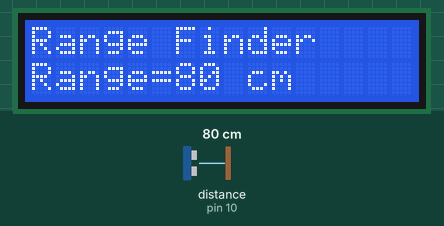
This sketch was run on a simulated Arduino Uno, built with avr-gcc and run on an emulated ATmega328P. Shown: 16×2 character LCD. Wiring (inferred from the names in the program): ultrasonic range finder: trigger pin 11; echo pin 10. The inputs (shaded band) are chosen by the test bench; at power-on: distance to the obstacle (sensor on pin 10) 80 cm. The echo pulse lasts 58.3 µs per cm.

Above: at 2.2 s.
2.3 s: distance to the obstacle (sensor on pin 10) set to 2 cm
At 5.3 s:
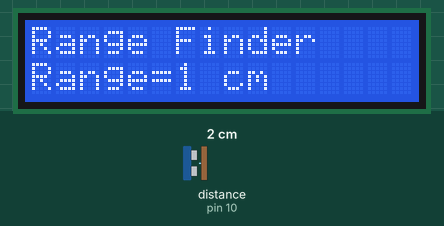
5.6 s: distance to the obstacle (sensor on pin 10) set to 4 cm
At 8.3 s:
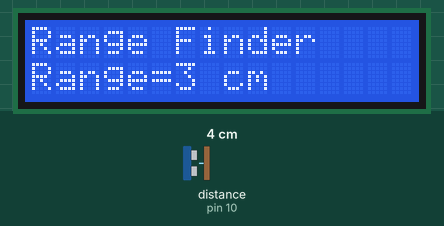
8.6 s: distance to the obstacle (sensor on pin 10) set to 9 cm
At 11.3 s:
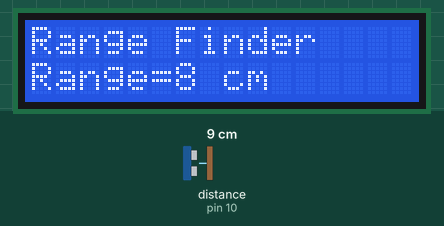
Timing chart, 0 to 12.8 s (numbered marks = the images above; inputs shaded):
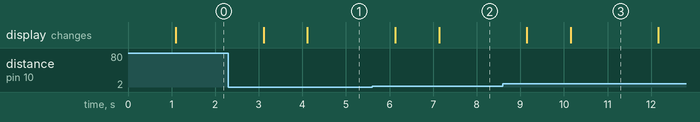

Measured:
- after the input at 2.3 s, the display: first changes after 0.81 s (image 1 shows a later state)
- after the input at 5.6 s, the display: first changes after 0.53 s (image 2 shows a later state)
- after the input at 8.6 s, the display: first changes after 0.55 s (image 3 shows a later state)

The sketch:

Ultrasonic_Range_Finder.ino
```cpp
// Code Ultrasonic Range Finder
#define ECHOPIN 10
#define TRIGPIN 11
#include <Wire.h>
#include <LiquidCrystal_I2C.h>
LiquidCrystal_I2C lcd(0x27, 16, 2);

void setup(){
  lcd.begin();
  lcd.backlight();
  lcd.print("Range Finder");
  lcd.setCursor(0, 1);
  lcd.print("Range=");

  pinMode(ECHOPIN, INPUT);
  pinMode(TRIGPIN, OUTPUT);
  delay(1000);
}

void loop(){
  digitalWrite(TRIGPIN, LOW);
  delayMicroseconds(2);
  digitalWrite(TRIGPIN, HIGH);
  delayMicroseconds(10);
  digitalWrite(TRIGPIN, LOW);
  int distance = pulseIn(ECHOPIN, HIGH);
  distance= distance/58;

  lcd.setCursor(6, 1);
  lcd.print(distance);
  lcd.print(" cm ");
  delay(1000);
}
```
